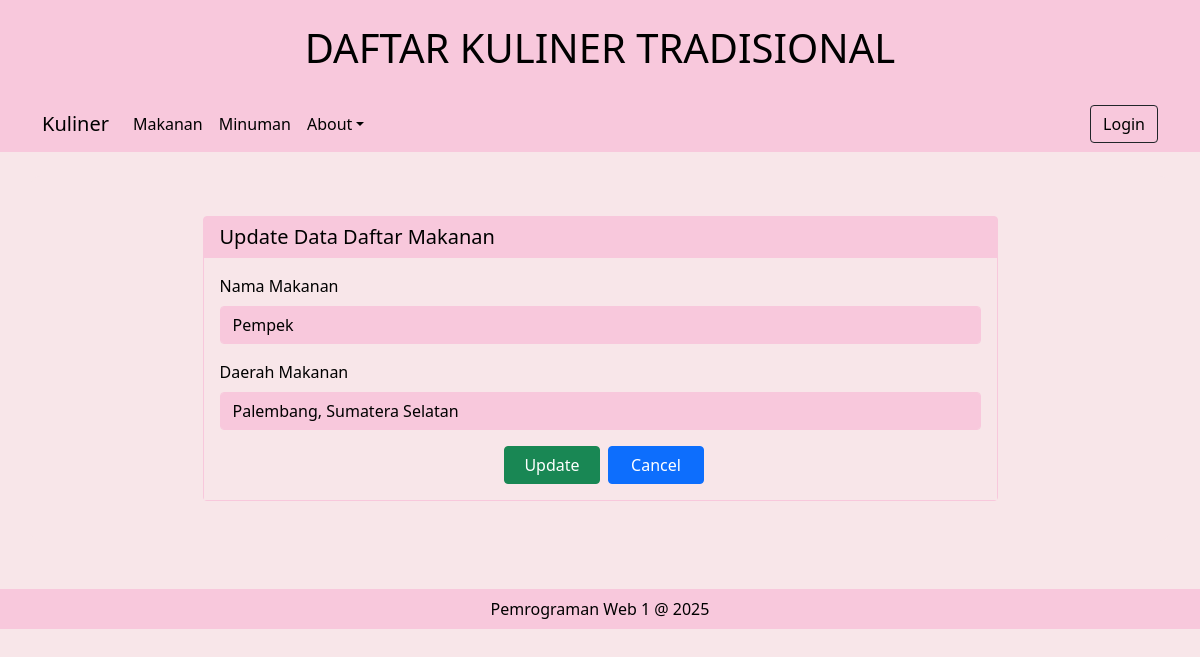
The app's page /?page=makananUpdate&id=6 with its own data.
### tables this page shows
CREATE TABLE `tbl_makanan` (
  `id_makanan` int(11) NOT NULL,
  `nama_makanan` varchar(100) NOT NULL,
  `daerah_makanan` varchar(100) NOT NULL,
  `foto_makanan` blob DEFAULT NULL,
  `Keterangan` varchar(255) DEFAULT NULL
);

### modul/makananUpdate.php (the view, shortened to what this page needs)
<?php
require "includes/config.php";
$id = $_GET['id'];
$query = "SELECT * FROM tbl_makanan WHERE id_makanan=$id";
$sql = mysqli_query($conn, $query);
$data = mysqli_fetch_assoc($sql);
?>
<div class="p-4">
    <div class="d-flex justify-content-center">
        <div class="row-12 w-75">
            <div class="card card-primary card-outline" style="background-color: #f8c8dc; border-color: #f8c8dc;">
                <div class="card-header" style="background-color: #f8c8dc; border-color: #f8c8dc;">
                    <h5 class="m-0" style="color: black;">Update Data Daftar Makanan</h5>
                </div>
                <div class="card-body" style="background-color: #f8e6e9;">
                    <form method="post" action="">
                        <div class="row">
                            <div class="mb-3">
                                <label for="formGroupExampleInput" class="form-label" style="color: black;">Nama Makanan</label>
                                <input type="text" class="form-control" name="nama_makanan" value="<?= $data['nama_makanan'] ?>" style="background-color: #f8c8dc; color: black; border-color: #f8c8dc;">
                            </div>
                            <div class="mb-3">
                                <label for="formGroupExampleInput2" class="form-label" style="color: black;">Daerah Makanan</label>
                                <input type="text" class="form-control" name="daerah_makanan" value="<?= $data['daerah_makanan'] ?>" style="background-color: #f8c8dc; color: black; border-color: #f8c8dc;">
                            </div>
                        </div>
                        <div class="row justify-content-center">
                            <button type="submit" name="update" class="btn btn-success waves-effect waves-light mx-2" style="width: 6em; height: 2.4em;">Update</button>
                            <a class="btn btn-primary" href="?page=makanan" style="width: 6em; height: 2.4em;">Cancel</a>
                        </div>
                    </form>
                </div>
            </div>
        </div>
    </div>
</div>

### assets/DataTables/datatables.css (style rules this page uses)
:root { --dt-row-selected: 13, 110, 253; --dt-row-selected-text: 255, 255, 255; --dt-row-selected-link: 9, 10, 11; --dt-row-stripe: 0, 0, 0; --dt-row-hover: 0, 0, 0; --dt-column-ordering: 0, 0, 0; --dt-html-background: white; }

### includes/pageFooter.php (style rules this page uses)
body { background-color: #f8e6e9; }

### records on screen
tbl_makanan: nama_makanan "Pempek", daerah_makanan "Palembang, Sumatera Selatan"
